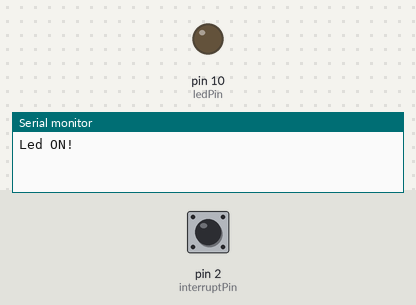
A sketch run on a simulated Arduino Uno, built with avr-gcc and run on an emulated ATmega328P. On the bench: output pins drawn as LEDs (lit = HIGH), the last lines printed to the serial monitor. The inputs (shaded band) are chosen by the test bench; at power-on: pin 2 (interruptPin) LOW.

Above: at 1.2 s.
1.3 s: pin 2 (interruptPin) pulled HIGH for 0.15 s
4.4 s: pin 2 (interruptPin) pulled HIGH for 1 s
At 5.3 s:
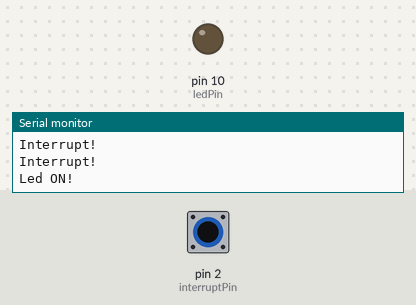
6.9 s: pin 2 (interruptPin) pulled HIGH for 0.15 s
10.0 s: pin 2 (interruptPin) pulled HIGH for 3.2 s
At 11.0 s:
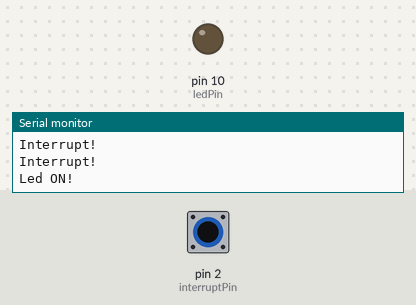
14.7 s: pin 2 (interruptPin) pulled HIGH for 0.15 s
At 16.3 s:
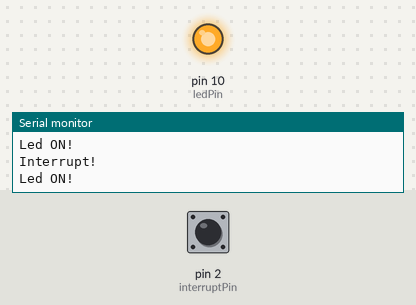
Timing chart, 0 to 17.5 s (numbered marks = the images above; inputs shaded):
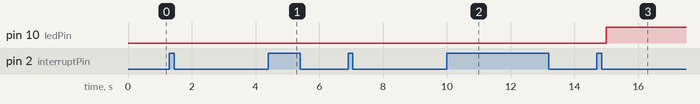

Measured:
- after the input at 4.4 s, pin 10 (ledPin): stays LOW (without the input it goes to HIGH after 0.60 s)
- after the input at 10.0 s, pin 10 (ledPin): stays LOW (without the input it goes to HIGH after 0.00 s)
- after the input at 14.7 s, pin 10 (ledPin): LOW → HIGH after 0.30 s

The sketch:

pin_interrupt.ino
```cpp
const byte ledPin = 10;
const byte interruptPin = 2;

volatile int ledState = 0;

void setup() {
  Serial.begin(115200);
  pinMode(ledPin, OUTPUT);
  pinMode(interruptPin, INPUT);

  attachInterrupt(digitalPinToInterrupt(interruptPin), toggle, RISING);
}

void loop() {
  Serial.println("Led ON!");
  digitalWrite(ledPin, ledState);
  delay(5000);
}

void toggle() {
  Serial.println("Interrupt!");
  ledState = !ledState;
}
```
